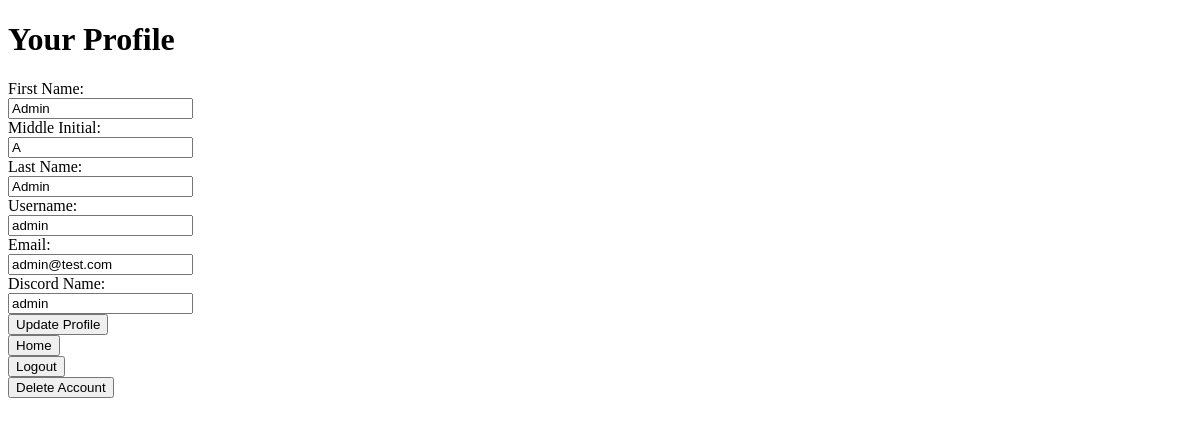
Before: /profile (signed in) with the older database file.
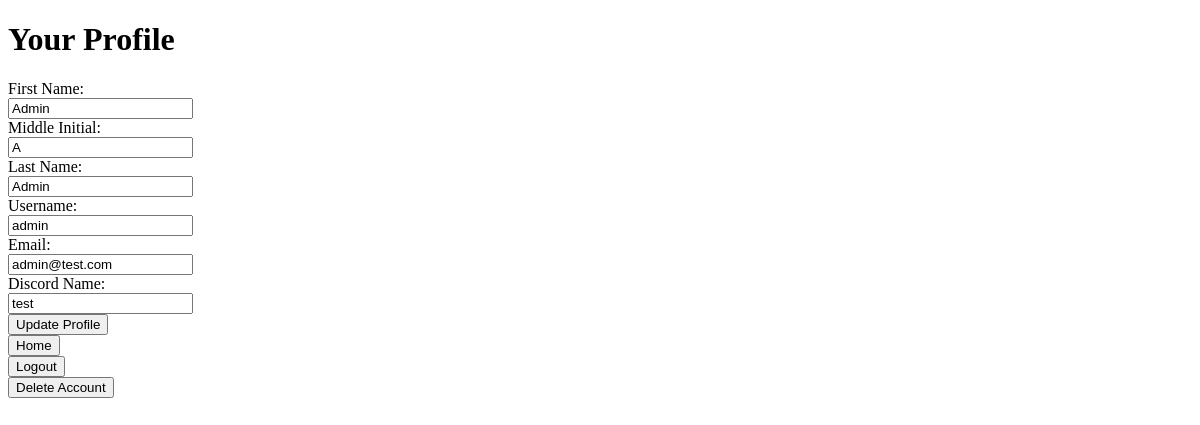
After: the same page with the newer database file.
### tables this page shows
CREATE TABLE Users (
                    UIN INTEGER PRIMARY KEY,
                    First_Name TEXT,
                    M_Initial TEXT,
                    Last_Name TEXT,
                    Username TEXT,
                    Password TEXT,
                    User_Type TEXT,
                    Email TEXT,
                    Discord_Name TEXT,
                    Archived INTEGER
                    );

### app.py (the view, shortened to what this page needs)
@app.route('/profile', methods=['GET', 'POST'])
@login_required
def profile():
    UIN = current_user.uin
    conn = get_db_connection()
    user_info = get_user(conn, UIN)
    if request.method == 'POST':
        user_info['Username'] = request.form.get('username')
        user_info['First_Name'] = request.form.get('first_name')
        user_info['M_Initial'] = request.form.get('middle_initial')
        user_info['Last_Name'] = request.form.get('last_name')
        user_info['Email'] = request.form.get('email')
        user_info['Discord_Name'] = request.form.get('discord')
        if current_user.user_type == "college_student":
            user_info['GPA'] = request.form.get('gpa')
            user_info['Major'] = request.form.get('major')
            user_info['Minor'] = request.form.get('minor')
            user_info['Second_Minor'] = request.form.get('second_minor')
            user_info['Exp_Graduation'] = request.form.get('Exp_Graduation')
            user_info['Phone'] = "".join(request.form.get('phone_number').split("-"))
        user_info['School'] = request.form.get('school')
        user_info['Classification'] = request.form.get('classification')
        conn = get_db_connection()
        update_user_fields(conn, user_info)
        conn.close()
        flash('Profile updated successfully.')
        return redirect(url_for('profile'))
    else: # Get Request
        conn = get_db_connection()
        query_result = conn.execute('SELECT * FROM Users WHERE UIN = ?', (UIN,)).fetchone()
        if query_result:
            user_info['username'] = query_result["Username"]
            user_info['email'] = query_result["Email"]
            user_info['first_name'] = query_result["First_Name"]
            user_info['last_name'] = query_result["Last_Name"]
            user_info['user_type'] = query_result["User_Type"]
            user_info['middle_initial'] = query_result["M_Initial"]
            user_info['discord_name'] = query_result["Discord_Name"]
        conn.close()
        return render_template('Profile.html', user=user_info, current_year=datetime.now().year)

### app.py (called while the page is built)
@login_manager.user_loader
def load_user(UIN):
    return User(UIN)

### db.py (called while the page is built)
def get_db_connection():
    conn = sqlite3.connect('database.db')
    conn.row_factory = sqlite3.Row
    return conn

### util/Users.py (called while the page is built)
def get_user(conn, UIN):
    query = '''
        SELECT u.*, cs.Gender, cs.Hispanic_Or_Latino, cs.Race, cs.US_Citizen, cs.First_Generation,
               cs.Birthdate, cs.GPA, cs.Major, cs.Minor, cs.Second_Minor, cs.Exp_Graduation,
               cs.School, cs.Classification, cs.Phone, cs.Student_Type
        FROM Users u
        LEFT JOIN College_Students cs ON u.UIN = cs.UIN
        WHERE u.UIN = ?
    '''
    query_result = conn.execute(query, (UIN,)).fetchone()
    user_info = {}
    for column_name in query_result.keys():
        user_info[column_name] = query_result[column_name]
    return user_info

### templates/Profile.html (shortened to what this page needs)
<!DOCTYPE html>
<html>
<head>
</head>
<body>
    <h1>Your Profile</h1>
    <form method="POST" onsubmit="return validateForm()" id="updateProfileForm" data-userType="{{user.user_type}}">
        <label for="first_name">First Name:</label><br>
        <input type="text" id="first_name" name="first_name" value="{{ user.first_name }}"><br>
        <label for="middle_initial">Middle Initial:</label><br>
        <input type="text" id="middle_initial" name="middle_initial" value="{{ user.middle_initial }}" maxlength="1" placeholder="optional"><br>
        <label for="last_name">Last Name:</label><br>
        <input type="text" id="last_name" name="last_name" value="{{ user.last_name }}"><br>
        <label for="username">Username:</label><br>
        <input type="text" id="username" name="username" value="{{ user.username }}"><br>
        <label for="email">Email:</label><br>
        <input type="email" id="email" name="email" value="{{ user.email }}"><br>
        <label for="discord">Discord Name:</label><br>
        <input type="text" id="discord" name="discord" value="{{ user.discord_name }}"><br>
        <input type="submit" value="Update Profile">
    </form>
    <form action="{{ url_for('home') }}" method="post">
        <button type="submit">Home</button>
    </form>
    <form action="{{ url_for('logout') }}" method="post">
        <button type="submit">Logout</button>
    </form>
    <button onclick="deleteUser({{user.uin}})">Delete Account</button>
</body>
</html>

Changed rows visible on the page:
changed Users "Admin": discord "admin" → "test"
